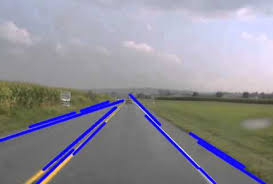
#> input picture lane.jpeg, 273 x 184 px
$ python lane_detection.py   (older library calls are emulated)
#> lines starting #> are read from the running program, lines starting #| are printed output that depends on the picture; after the words box and inside, x2 and y2 are one past the last pixel; in counts of white or black regions, pixels touching at a corner belong together
# Import necessary libraries
import cv2
import numpy as np
import matplotlib.pyplot as plt

# Load the image
image = cv2.imread('lane.jpeg')  # Make sure 'lane.jpeg' is in the same directory or give full path
#> image is the input picture: shape (184, 273, 3); mean B, G, R 152, 142, 143.1
if image is None:
    raise FileNotFoundError("Image 'lane.jpeg' not found!")

# Get image dimensions
height, width = image.shape[:2]
#> height = 184; width = 273

# Make a copy of the image
img_copy = np.copy(image)

# -------------------------------
# Define region of interest mask
def region_of_interest(img, vertices):
    mask = np.zeros_like(img)
    match_mask_color = 255  # For a single channel grayscale image
    cv2.fillPoly(mask, vertices, match_mask_color)
    masked_image = cv2.bitwise_and(img, mask)
    return masked_image

# Define vertices for region of interest
region_of_interest_vertices = np.array([[
    (0, height),
    (width // 2, height // 2),
    (width, height)
]], dtype=np.int32)
#> region_of_interest_vertices = [[0, 184], [136, 92], [273, 184]]

# Convert to grayscale and apply Canny edge detection
gray = cv2.cvtColor(image, cv2.COLOR_BGR2GRAY)
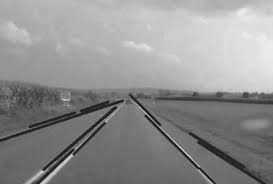
#> gray: shape (184, 273); min 15, max 241, mean 143.5
canny = cv2.Canny(gray, 100, 200)
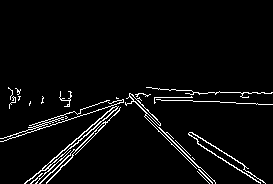
#> canny: shape (184, 273); 4% white in thin lines or dots, all inside (x1, y1, x2, y2) = (0, 87, 273, 184)

# Crop the image to region of interest
cropped_image = region_of_interest(canny, region_of_interest_vertices)
#> in region_of_interest, `cv2.fillPoly(mask, vertices, match_mask_color)`:
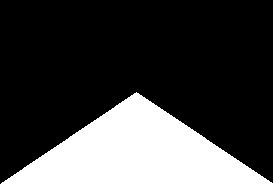
#> mask: shape (184, 273); 25.1% white; 1 white region, box (x1, y1, x2, y2) and area: (1, 92, 273, 184) 12603
#> in region_of_interest, `masked_image = cv2.bitwise_and(img, mask)`: masked_image: shape (184, 273); 2.4% white in thin lines or dots, all inside (x1, y1, x2, y2) = (24, 93, 266, 184)

# Show cropped Canny image
plt.figure(figsize=(10, 5))
plt.imshow(cropped_image, cmap='gray')
plt.title("Cropped Canny Edge Detection")
plt.axis('off')
plt.show()

# -------------------------------
# Laplacian Edge Detection
blurred_img = cv2.GaussianBlur(gray, (3, 3), 0)
laplacian = cv2.Laplacian(blurred_img, cv2.CV_64F)
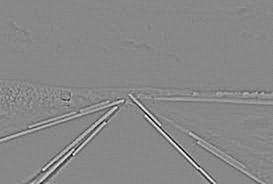
#> laplacian: shape (184, 273) float64; min -94, max 82, mean 0; drawn with min black and max white

plt.figure(figsize=(10, 5))
plt.subplot(1, 2, 1)
plt.imshow(blurred_img, cmap='gray')
plt.title('Blurred Grayscale Image')
plt.axis('off')

plt.subplot(1, 2, 2)
plt.imshow(laplacian, cmap='gray')
plt.title('Laplacian Edge Detection')
plt.axis('off')
plt.show()

# -------------------------------
# Sobel Edge Detection
sobel_y = np.array([
    [-1, -2, -1],
    [0,  0,  0],
    [1,  2,  1]
])

sobel_x = np.array([
    [-1, 0, 1],
    [-2, 0, 2],
    [-1, 0, 1]
])

# Apply Sobel filters
sobel_filtered_y = cv2.filter2D(gray, -1, sobel_y)
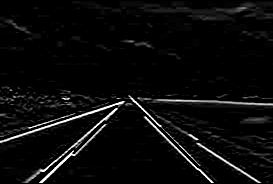
#> sobel_filtered_y: shape (184, 273); min 0, max 255, mean 11
sobel_filtered_x = cv2.filter2D(gray, -1, sobel_x)
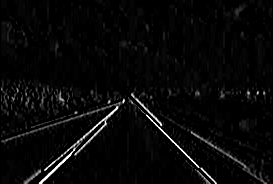
#> sobel_filtered_x: shape (184, 273); min 0, max 255, mean 8.4

plt.figure(figsize=(15, 5))
plt.subplot(1, 3, 1)
plt.imshow(gray, cmap='gray')
plt.title('Grayscale Image')
plt.axis('off')

plt.subplot(1, 3, 2)
plt.imshow(sobel_filtered_x, cmap='gray')
plt.title('Sobel X')
plt.axis('off')

plt.subplot(1, 3, 3)
plt.imshow(sobel_filtered_y, cmap='gray')
plt.title('Sobel Y')
plt.axis('off')
plt.show()

# -------------------------------
# Canny Edge Detection (Again for comparison)
edges = cv2.Canny(blurred_img, 250, 250)
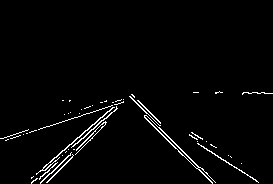
#> edges: shape (184, 273); 2.4% white in thin lines or dots, all inside (x1, y1, x2, y2) = (0, 91, 273, 184)

plt.figure(figsize=(10, 5))
plt.subplot(1, 2, 1)
plt.imshow(blurred_img, cmap='gray')
plt.title('Blurred Grayscale Image')
plt.axis('off')

plt.subplot(1, 2, 2)
plt.imshow(edges, cmap='gray')
plt.title('Canny Edge Detection')
plt.axis('off')
plt.show()
